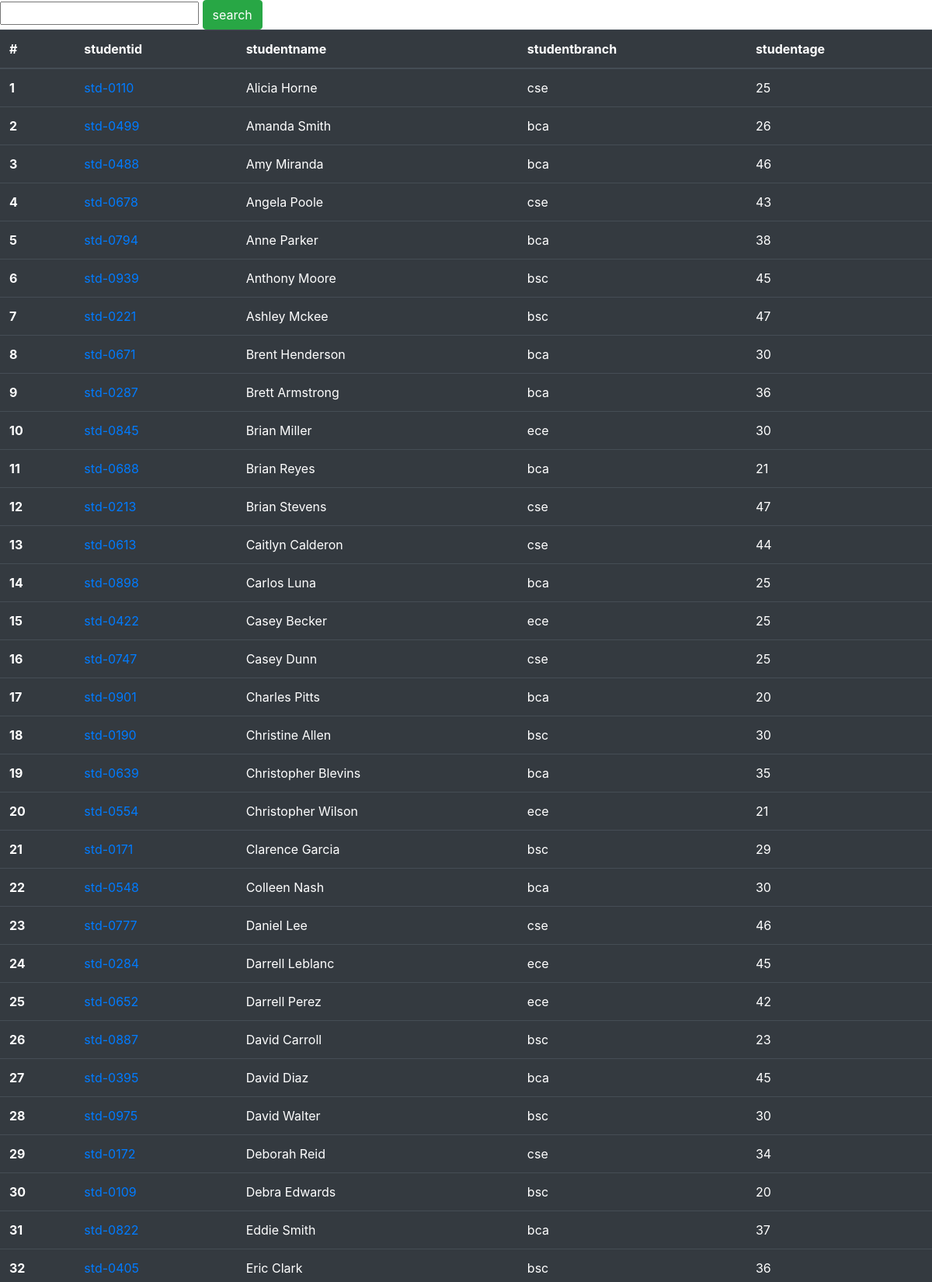
The page /studentpage/ (upper part) on the database its author committed.
### app1/models.py (models this page shows, shortened)
class student(models.Model):
    student_name=models.CharField(max_length=150)
    student_age=models.IntegerField()
    student_branch=models.ForeignKey(department,related_name="depart",on_delete=models.CASCADE)
    student_id=models.OneToOneField(studentid,related_name="studentid",on_delete=models.CASCADE)
    class Meta:
        ordering=['student_name']
        verbose_name='student'

class studentid(models.Model):
    student_id=models.CharField(max_length=100)
    def __str__(self) -> str:
        return self.student_id

class department(models.Model):
    studentbranch=models.CharField(max_length=150)
    def __str__(self) -> str:
        return self.studentbranch
    class Meta:
        ordering=['studentbranch']

### app1/views.py (the view)
# urls.py: path('studentpage/',views.get_studets,name="student_page"),
def get_studets(request):
    queryset=student.objects.all()
    rank=student.objects.annotate(marks=Sum('studentmarks__marks')).order_by('-marks')
    for i in rank:
       pass
    if request.GET.get('search'):
        search=request.GET.get('search')
        queryset=student.objects.filter(
            Q(student_name__icontains = search))
    paginator = Paginator(queryset, 50)  # Show 25 contacts per page.
    page_number = request.GET.get("page",1)
    page_obj = paginator.get_page(page_number)
    return render(request,"studentinfo.html",{'queryset':page_obj})

### app1/template/studentinfo.html (shortened to what this page needs)
<!DOCTYPE html>
<html lang="en">
<head>
    <link rel="stylesheet" href="https://cdn.jsdelivr.net/npm/bootstrap@4.3.1/dist/css/bootstrap.min.css"
 />
</head>
<body>
  <form action="">
  <div class="row">
    <div class="col-md-5">
      <input type="form-control" name="search">
      <button type="" class="btn btn-success">search</button>
    </div>
  </div>
  </form>
  <table class="table table-dark">
    <thead>
      <tr>
        <th scope="col">#</th>
        <th scope="col">studentid</th>
        <th scope="col">studentname</th>
        <th scope="col">studentbranch</th>
        <th scope="col">studentage</th>
      </tr>
    </thead>
    <tbody>
      {% for l in queryset%}
      <tr>
        <th scope="row">{{forloop.counter}}</th>
        <td><a href="/studentpage/{{l.student_id}}">{{l.student_id}}
            </a>
        </td>
        <td>{{l.student_name}}</td>
        <td>{{l.student_branch}}</td>
        <td>{{l.student_age}}</td>
      </tr>
      {%endfor%}
    </tbody>
    </table>
</body>
</html>

### rows shown on the page
student: student_id "std-0110", student_name "Alicia Horne", student_branch "cse", student_age "25"
student: student_id "std-0499", student_name "Amanda Smith", student_branch "bca", student_age "26"
student: student_id "std-0488", student_name "Amy Miranda", student_branch "bca", student_age "46"
student: student_id "std-0678", student_name "Angela Poole", student_branch "cse", student_age "43"
student: student_id "std-0794", student_name "Anne Parker", student_branch "bca", student_age "38"
student: student_id "std-0939", student_name "Anthony Moore", student_branch "bsc", student_age "45"
student: student_id "std-0221", student_name "Ashley Mckee", student_branch "bsc", student_age "47"
student: student_id "std-0671", student_name "Brent Henderson", student_branch "bca", student_age "30"
student: student_id "std-0287", student_name "Brett Armstrong", student_branch "bca", student_age "36"
student: student_id "std-0845", student_name "Brian Miller", student_branch "ece", student_age "30"
student: student_id "std-0688", student_name "Brian Reyes", student_branch "bca", student_age "21"
student: student_id "std-0213", student_name "Brian Stevens", student_branch "cse", student_age "47"
student: student_id "std-0613", student_name "Caitlyn Calderon", student_branch "cse", student_age "44"
student: student_id "std-0898", student_name "Carlos Luna", student_branch "bca", student_age "25"
student: student_id "std-0422", student_name "Casey Becker", student_branch "ece", student_age "25"
student: student_id "std-0747", student_name "Casey Dunn", student_branch "cse", student_age "25"
student: student_id "std-0901", student_name "Charles Pitts", student_branch "bca", student_age "20"
student: student_id "std-0190", student_name "Christine Allen", student_branch "bsc", student_age "30"
student: student_id "std-0639", student_name "Christopher Blevins", student_branch "bca", student_age "35"
student: student_id "std-0554", student_name "Christopher Wilson", student_branch "ece", student_age "21"
student: student_id "std-0171", student_name "Clarence Garcia", student_branch "bsc", student_age "29"
student: student_id "std-0548", student_name "Colleen Nash", student_branch "bca", student_age "30"
student: student_id "std-0777", student_name "Daniel Lee", student_branch "cse", student_age "46"
student: student_id "std-0284", student_name "Darrell Leblanc", student_branch "ece", student_age "45"
student: student_id "std-0652", student_name "Darrell Perez", student_branch "ece", student_age "42"
student: student_id "std-0887", student_name "David Carroll", student_branch "bsc", student_age "23"
student: student_id "std-0395", student_name "David Diaz", student_branch "bca", student_age "45"
student: student_id "std-0975", student_name "David Walter", student_branch "bsc", student_age "30"
student: student_id "std-0172", student_name "Deborah Reid", student_branch "cse", student_age "34"
student: student_id "std-0109", student_name "Debra Edwards", student_branch "bsc", student_age "20"
student: student_id "std-0822", student_name "Eddie Smith", student_branch "bca", student_age "37"
student: student_id "std-0405", student_name "Eric Clark", student_branch "bsc", student_age "36"
